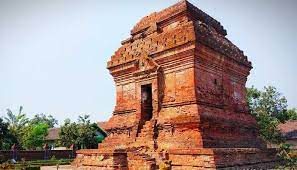
#> input picture candi.jpg, 297 x 170 px, found by its file name
$ python gambar.py
#> lines starting #> are read from the running program, lines starting #| are printed output that depends on the picture
import cv2
import numpy as np

demo = cv2.imread("C:/SKD/candi.jpg", 0)
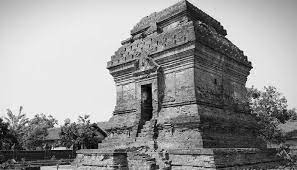
#> demo: shape (170, 297); min 0, max 255, mean 150.2
r, c = demo.shape
#> r = 170; c = 297
key = np.random.randint(0, 256, size=(r, c), dtype=np.uint8)
cv2.imwrite("C:/SKD/KEY-candi.jpg", key)
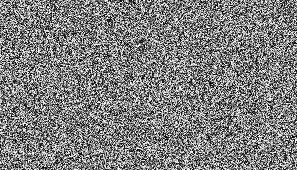
#> saved as KEY-candi.jpg: shape (170, 297); min 0, max 255, mean 127.3

cv2.imshow("demo", demo)
cv2.imshow("key", key)

encryption = cv2.bitwise_xor(demo, key)
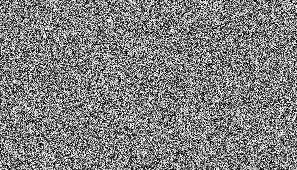
#> encryption: shape (170, 297); min 0, max 255, mean 127.7
cv2.imwrite("C:/SKD/ENC-candi.jpg", encryption)
decryption = cv2.bitwise_xor(encryption, key)
cv2.imwrite("C:/SKD/DES-candi.jpg", decryption)

cv2.imshow("encryption", encryption)
cv2.imshow("decryption", decryption)

cv2.waitKey(-1)
cv2.destroyAllWindows()
